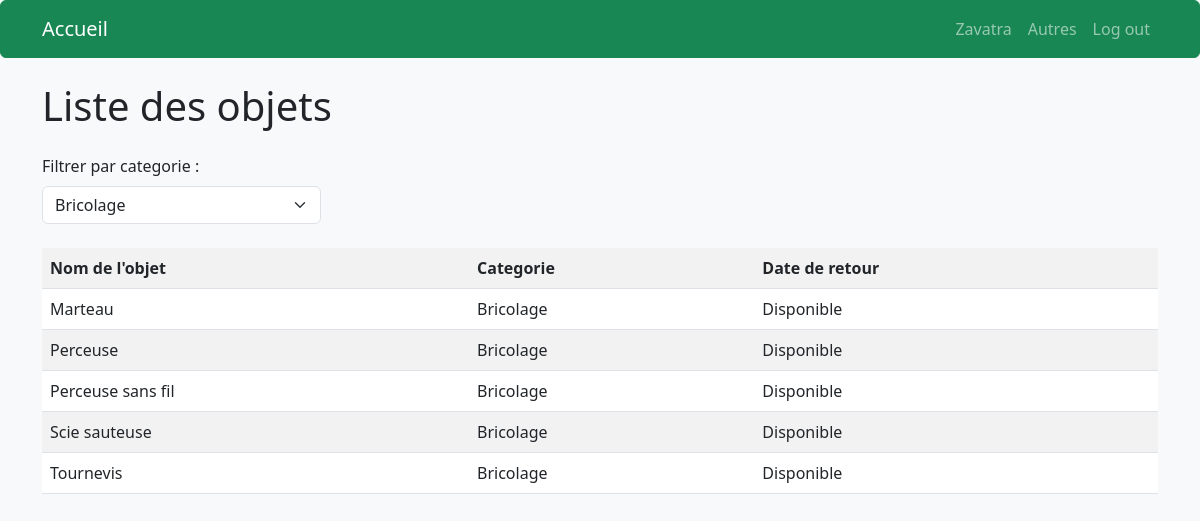
The app's page /pages/objet.php?categorie=2 with its own data.
### tables this page shows
Create table Emprunter_objet (
    id_objet int auto_increment primary key,
    nom_objet VARCHAR(150) ,
    id_categorie int ,
    id_membre int ,
    FOREIGN KEY (id_categorie) REFERENCES Emprunter_categorie(id_categorie),
    FOREIGN KEY (id_membre) REFERENCES Emprunter_membre(id_membre)
);

Create table Emprunter_categorie (
    id_categorie int auto_increment primary key,
    nom_categorie VARCHAR(100)
);

### inc/connection.php (called while the page is built, shortened)
<?php
function dbconnect()
{
    static $connect = null;
    if ($connect === null) {
        $connect = mysqli_connect('localhost', 'root', '', 'db_s2_ETU004013');
        mysqli_set_charset($connect, 'utf8mb4');
    }
    return $connect;
}
?>

### inc/functions.php (called while the page is built, shortened)
<?php
require('connection.php');
function getAllCategories() {
    return mysqli_query(dbconnect(), "SELECT * FROM Emprunter_categorie
    ORDER BY nom_categorie");
}
function getAllObjets($id_categorie = 0) {
    $sql = "SELECT o.id_objet, o.nom_objet, c.nom_categorie, e.date_emprunt, e.date_retour
    FROM Emprunter_objet o JOIN Emprunter_categorie c ON o.id_categorie = c.id_categorie
    LEFT JOIN Emprunter_emprunt e ON o.id_objet = e.id_objet AND e.date_retour IS NULL";
    if ($id_categorie > 0) {
        $id_categorie = (int)$id_categorie;
        $sql .= " WHERE o.id_categorie = $id_categorie";
    }
    $sql .= " ORDER BY o.nom_objet";
    return mysqli_query(dbconnect(), $sql);
}
?>

### pages/objet.php (the view, shortened to what this page needs)
<?php
require('../inc/functions.php');
$categories = getAllCategories();
$id_categorie = (int)($_GET['categorie'] ?? 0);
$objets = getAllObjets($id_categorie);
?>
<!DOCTYPE html>
<html lang="fr">
<head>
<link href="https://cdn.jsdelivr.net/npm/bootstrap@5.3.0/dist/css/bootstrap.min.css" rel="stylesheet" />
</head>
<body class="bg-light">
<header>
    <nav class="navbar navbar-expand-lg navbar-dark btn btn-success">
        <div class="container">
            <a href="objet.php" class="navbar-brand">Accueil</a>
        <div class="collapse navbar-collapse" id="mainNavbar">
            <ul class="navbar-nav ms-auto">
                <li class="nav-item">
                    <a href="#" class="nav-link">Zavatra</a>
                </li>
                <li class="nav-item">
                    <a href="#" class="nav-link">Autres</a>
                </li>
                <li>
                    <form action="logout.php" method="post">
                        <button type="submit" name="logout" class="nav-link">Log out</button>
                    </form>
                </li>
            </ul>
        </div>
        </div>
    </nav>
</header>
<main>
<div class="container py-4">
    <h1 class="mb-4">Liste des objets</h1>
    <form method="get" class="mb-4 w-25">
        <label for="categorie" class="form-label">Filtrer par categorie :</label>
        <select name="categorie" id="categorie" class="form-select" onchange="this.form.submit()">
            <?php foreach ($categories as $cat) { ?>
                <option value="<?php echo $cat['id_categorie']; ?>" <?= $id_categorie === (int)$cat['id_categorie'] ? 'selected' : '' ?>>
                    <?php echo $cat['nom_categorie']; ?>
                </option>
            <?php } ?>
        </select>
    </form>
    <table class="table table-striped">
        <tr>
            <th>Nom de l'objet</th>
            <th>Categorie</th>
            <th>Date de retour</th>
        </tr>
        <?php if (mysqli_num_rows($objets) > 0){  ?>
            <?php while ($objet = mysqli_fetch_assoc($objets)) {  ?>
                <tr>
                    <td><?php echo $objet['nom_objet']; ?></td>
                    <td><?php echo $objet['nom_categorie']; ?></td>
                    <td>
                        <?php echo $objet['date_retour'] ? $objet['date_retour'] : 'Disponible' ?>
                    </td>
                </tr>
            <?php } ?>
        <?php } else {  ?>
            <tr>
                <td colspan="3" class="text-center">Aucun objet trouve.</td>
            </tr>
        <?php } ?>
    </table>
</div>
</main>
</body>
</html>

### records on screen
emprunter_objet: nom_objet "Marteau", id_categorie.nom_categorie "Bricolage"
emprunter_objet: nom_objet "Perceuse", id_categorie.nom_categorie "Bricolage"
emprunter_objet: nom_objet "Perceuse sans fil", id_categorie.nom_categorie "Bricolage"
emprunter_objet: nom_objet "Scie sauteuse", id_categorie.nom_categorie "Bricolage"
emprunter_objet: nom_objet "Tournevis", id_categorie.nom_categorie "Bricolage"

### other values on screen
form field categorie "Bricolage"
